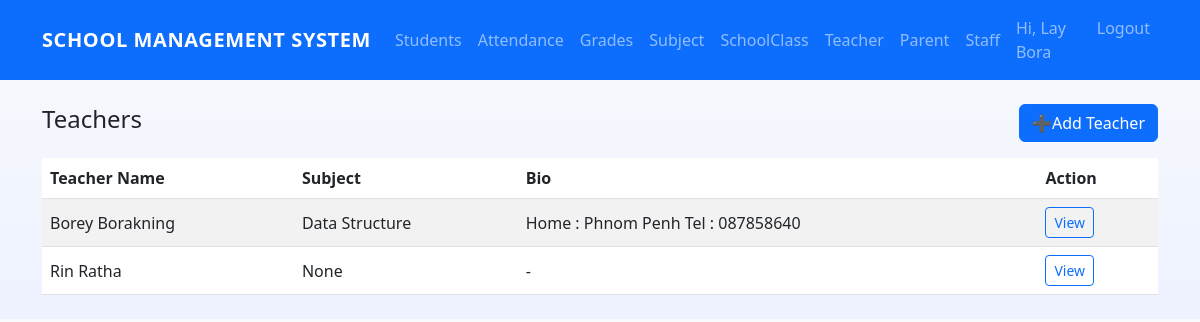
The app's page /teachers/ (signed in), older data.
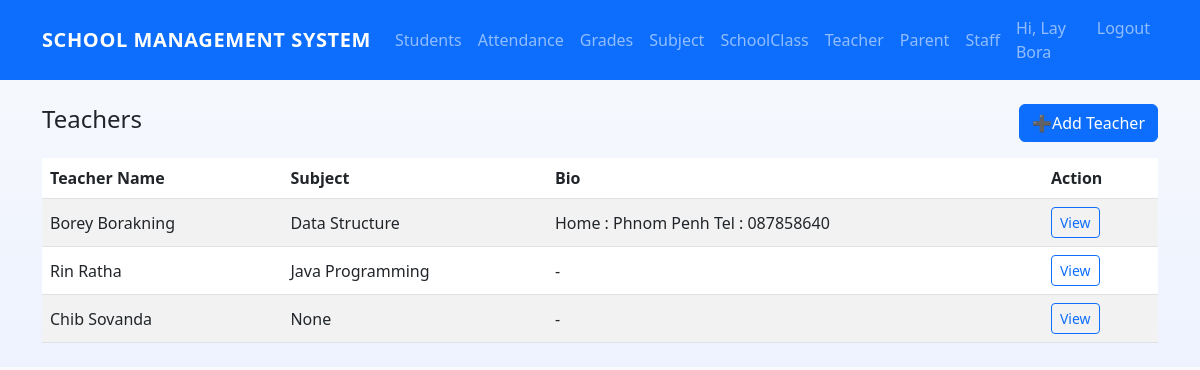
The same page, newer data.
### core/models.py (models this page shows, shortened)
class TeacherProfile(models.Model):
    user = models.OneToOneField(User, on_delete=models.CASCADE)
    subjects = models.ManyToManyField(Subject, blank=True)
    bio = models.TextField(blank=True)
    image = models.ImageField(
        upload_to=user_directory_path,
        default='default/teacher.jpg',
        blank=True
    )

class User(AbstractUser):
    ROLE_CHOICES = (
        ('admin','Admin'),
        ('teacher','Teacher'),
        ('student','Student'),
        ('parent','Parent'),
        ('staff','Staff'),
    )
    role = models.CharField(max_length=10, choices=ROLE_CHOICES, default='student')
    phone = models.CharField(max_length=20, blank=True)

class Subject(models.Model):
    name = models.CharField(max_length=120)
    code = models.CharField(max_length=50, blank=True)

### core/views.py (the view)
# urls.py: path("teachers/",TeacherListView.as_view(),name='teacher_list'),
class TeacherListView(LoginRequiredMixin,ListView):
    model=TeacherProfile
    template_name="core/teacher_list.html"
    context_object_name="teachers"

### templates/core/teacher_list.html
{% extends 'core/base.html' %}
{% block content %}
  <div class="d-flex justify-content-between align-items-center mb-3">
    <h1 class="h4">Teachers</h1>
    <a class="btn btn-primary" href="{% url 'teacher-create'%}">➕Add Teacher</a>
  </div>
  <table class="table table-striped table-hover align-middle">
    <thead><tr><th>Teacher Name</th><th>Subject</th><th>Bio</th><th>Action</th></tr></thead>
    <tbody>
  {% for t in teachers %}
  <tr>
    <td>{{ t.user.get_full_name }}</td>
    <td>
      {% for sub in t.subjects.all %}
        {{ sub.name }}{% if not forloop.last %}, {% endif %}
      {% empty %}
        None
      {% endfor %}
    </td>
    <td>{{ t.bio|default:"-" }}</td>
    <td>
      <a class="btn btn-sm btn-outline-primary" href="{% url 'teacher-detail' t.pk %}">View</a>
    </td>
  </tr>
  {% empty %}
  <tr>
    <td colspan="4" class="text-center">No Teacher</td>
  </tr>
  {% endfor %}
</tbody>
  </table>
{% endblock %}

Row changes from the older to the newer data that the page shows:
changed TeacherProfile "Rin Ratha": gains Subject (name "Java Programming"); no longer shows "None"
added TeacherProfile: user.get_full_name "Chib Sovanda", bio "-"
